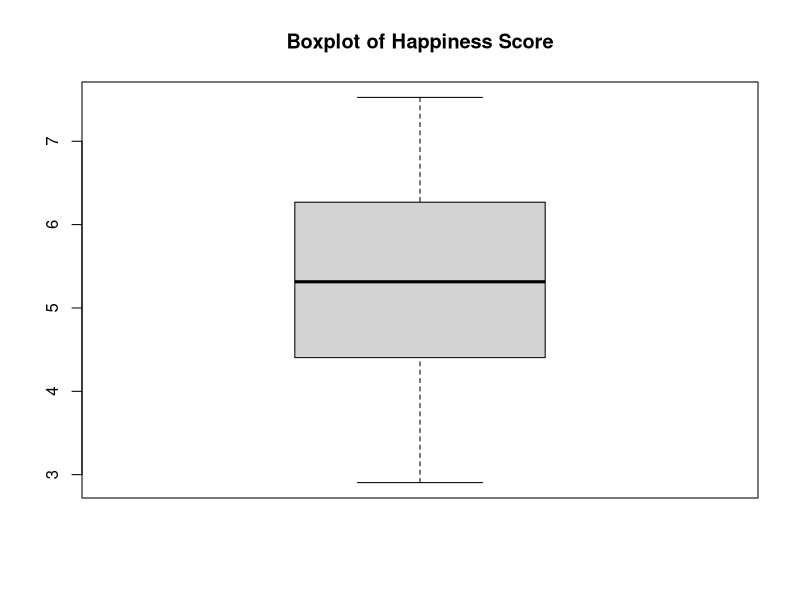
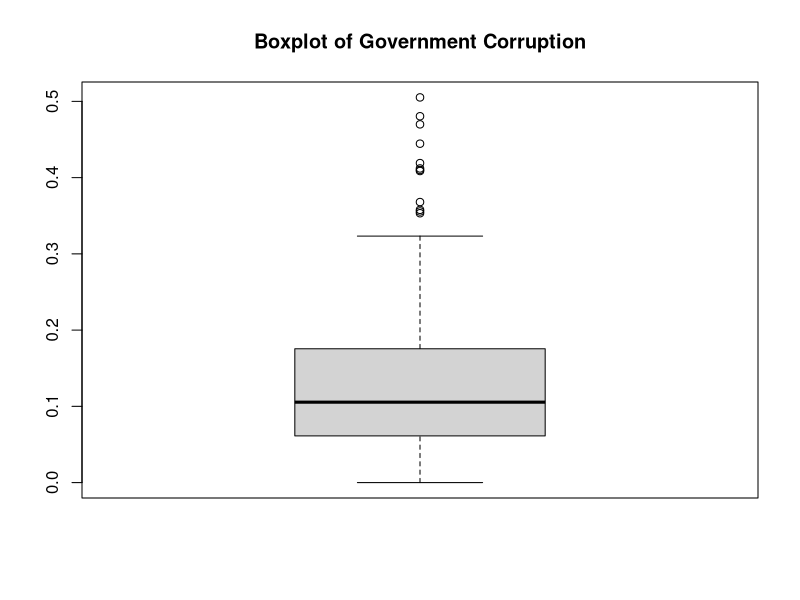
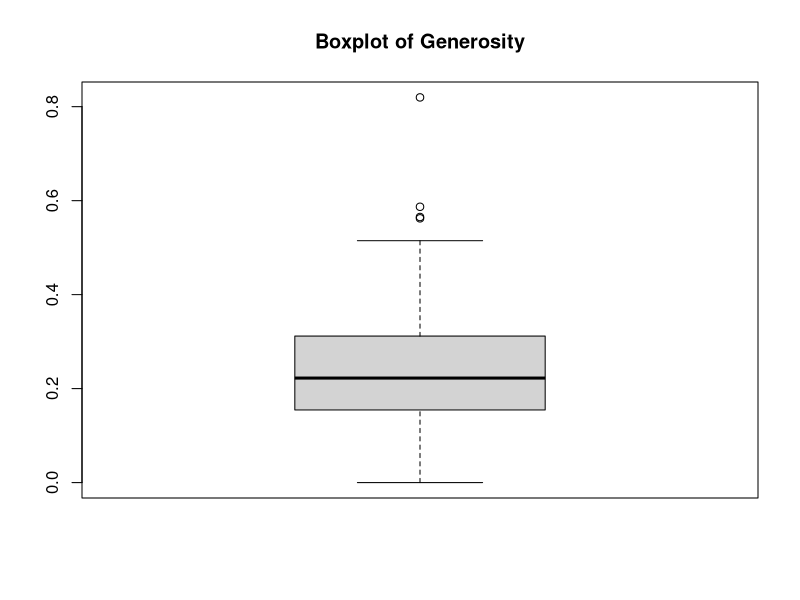
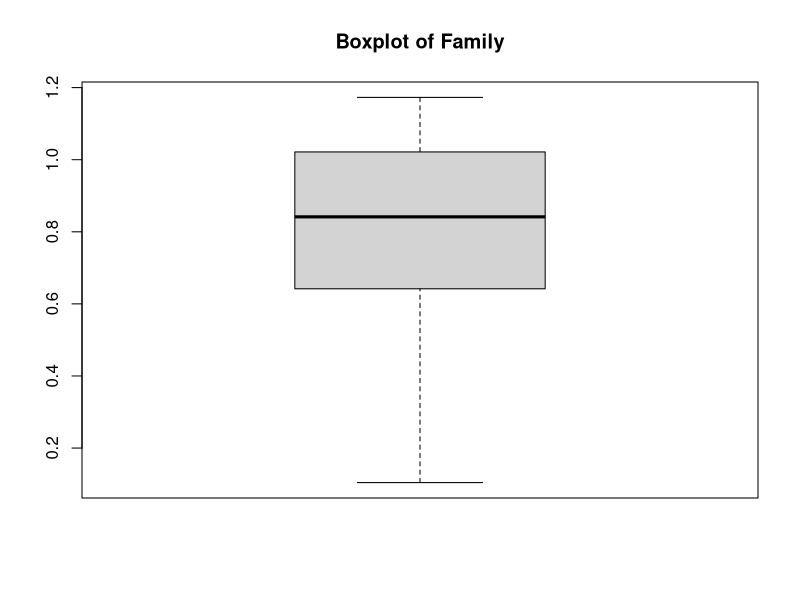
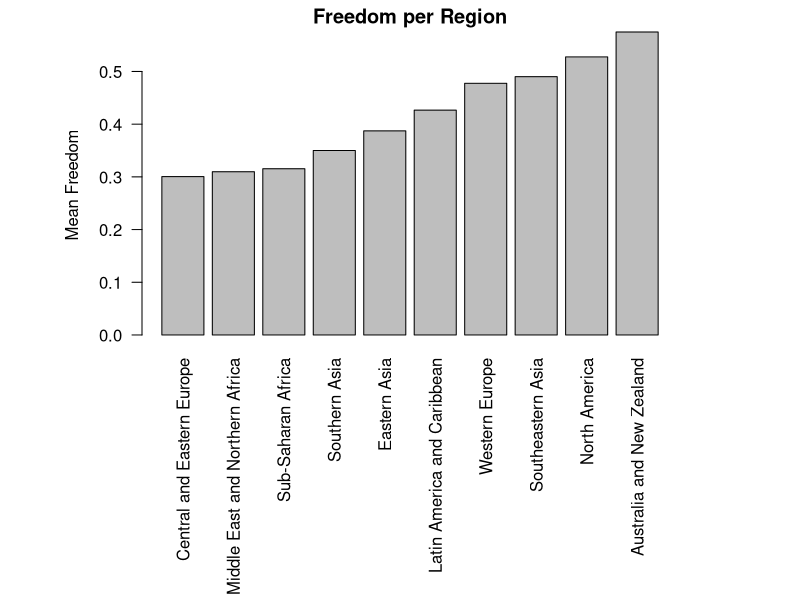

The R source for these figures, in order:
## ---- chunk 1
knitr::opts_chunk$set(echo = TRUE)
## ---- chunk 2
library(stringr)

# Cargar el paquete ggplot2
library(ggplot2)

# Instalar y cargar el paquete reshape2
# install.packages("reshape2")
library(reshape2)

#install.packages("ranger")
#install.packages("VIM")
library(VIM)

# Cargamos el paquete dplyr
library(dplyr)

#install.packages("robustbase")
library(robustbase)

#Cargamos el paquete knitr para hacer tablas
library(knitr)
## ---- chunk 3
#Leer el fichero Happiness.csv
happiness <- read.csv("Happiness.csv")

#Observar los primeros valores del dataframe happiness.
head(happiness)
## ---- chunk 4
#Observar la estructura del fichero "happiness".
str(happiness) 
## ---- chunk 5
#Obtener el tipo de datos de cada variable.
 sapply(happiness, class)
## ---- chunk 6
#Obtenemos el numero de valores unicos de la variable Country, la cual contiene los países.
length(unique(happiness$Country))
## ---- chunk 7
# Cambiamos los nombres de la variables Happiness.Rank, Happiness.Score, GDP.por.Capita, Life.Expectancy, Government.Corruption, Lower.Confidence.Interval y Upper.Confidence.Interval.

names(happiness)[names(happiness) == "Happiness.Rank"] <- "HR"
names(happiness)[names(happiness) == "Happiness.Score"] <- "HS"
names(happiness)[names(happiness) == "GDP.per.Capita"] <- "GpC"
names(happiness)[names(happiness) == "Life.Expectancy"] <- "LE"
names(happiness)[names(happiness) == "Government.Corruption"] <- "GC"
names(happiness)[names(happiness) == "Lower.Confidence.Interval"] <- "LCI"
names(happiness)[names(happiness) == "Upper.Confidence.Interval"] <- "UCI"

print(names(happiness))
## ---- chunk 8
# Variable HS (Happiness.Score)

# Cambiamos el tipo de variable de "character" to "numeric".
happiness$HS <- as.numeric(happiness$HS)

# Obtenemos un resumen de los datos numéricos, incluye los NAs
summary(happiness$HS)

# Revisamos los países que tienen valores nulos en la columna HS. 
happiness[, c("Country", "HS")][is.na(happiness$HS),]

## ---- chunk 9
# Variable GpC (GDP.per.Capita)

# Vemos los valores de la variable GpC.
head(happiness[, c("Country", "GpC")], 10)

## ---- chunk 10
# Eliminamos las comas y puntos de los valores de GpC
happiness$GpC <- gsub(",", "", happiness$GpC)
happiness$GpC <- gsub("\\.", "", happiness$GpC)

# Agregamos un punto después del primer número de GpC
happiness$GpC <- gsub("^(.{1})", "\\1.", happiness$GpC)

# Obtenemos el valor máximo y mínimo de la variable GpC.
min(happiness$GpC)
max(happiness$GpC)

# Revisamos la variable GpC
head(happiness[, c(1,7)])
## ---- chunk 11
# Convertimos la variable GpC de "character" a "numeric".
happiness$GpC <- as.numeric(happiness$GpC)

class(happiness$GpC)

summary(happiness$GpC)
## ---- chunk 12
# Variable Freedom

head(happiness$Freedom)

## ---- chunk 13
# Variable Freedom

# Revisamos la clase de la variable Freedom.
class(happiness$Freedom)

# Revisamos un resumen de los valores importantes de la variable Freedom
summary(happiness$Freedom)

#Revisamos cuantos valores son NA.
sum(is.na(happiness$Freedom))

## ---- chunk 14
head(happiness$Country, 10)
## ---- chunk 15
#Eliminar los espacios de delante y despues de cada valor de la variable
happiness$Country <- sapply(happiness$Country, trimws)

#Colocamos la primera letra en mayúscula. 
happiness$Country <- sapply(happiness$Country, str_to_title)

#Observar los primero y últimos valores de la variable
head(happiness$Country, 10)
## ---- chunk 16
# Vemos las diferentes categorías de la variable Region.
unique(happiness$Region)
## ---- chunk 17
#Eliminar los espacios de delante y despues de cada valor de la variable
happiness$Region <- sapply(happiness$Region, trimws)

#Colocamos solo la primera letra de cada palabra en mayúscula. 
happiness$Region <- sapply(happiness$Region, str_to_title)

#Observarmos las diferentes categorías
unique(happiness$Region)
## ---- chunk 18
# Cambiamos el "And" por "and"
happiness$Region <- gsub("And", "and", happiness$Region)

# Dejamos solo un espacio en blanco entre las palabras
happiness$Region <- gsub("  ", " ", happiness$Region)

# Corregimos “Afrca” por “Africa”.
happiness$Region <- gsub("Afrca", "Africa", happiness$Region)

unique(happiness$Region)
## ---- chunk 19
head(happiness[, c("Country", "HR", "HS")])
## ---- chunk 20
# Colocamos NA en toda la columna HR
happiness$HR <- NA_integer_

#Obtenemos la posición/orden de los valores de la variable HS, ignorando los NAs
rank_HS1 <- rank(happiness$HS, ties.method="first", na.last=NA)

#Invertimos los valores de las posiciones/orden para que el mayor sea el primero y viceversa
reversed_rank_HS1 <- length(happiness$HS[!is.na(happiness$HS)]) + 1 - rank_HS1

#Colocamos los valores de las posiciones en la variable HR, ignorando los NAs
happiness$HR[!is.na(happiness$HS)] <- reversed_rank_HS1

#Imprimimos para visualizar
head(happiness[, c("Country", "HR", "HS")], 10)
## ---- chunk 21
# Obtenemos las filas en donde LCI es mayor a UCI
happiness[happiness$LCI > happiness$UCI, c("Country", "HS", "LCI", "UCI")]

# Para intercambiar los valores de LCI a UCI y viceversa, guardamos LCI en una variable temporal.
temp_LCI <- happiness[happiness$LCI > happiness$UCI, "LCI"]

# Colocamos los valores erroneos de UCI en la columna de LCI
happiness[happiness$LCI > happiness$UCI, "LCI"] <- happiness[happiness$LCI > happiness$UCI, "UCI"]

#Colocamos los valores erroneos de LCI, guardada en la variable temporal, en la columna UCI
happiness[happiness$LCI > happiness$UCI, "UCI"] <- temp_LCI

# Obtenemos las filas en donde LCI es mayor que UCI.
happiness[happiness$LCI > happiness$UCI, c("Country", "HS", "LCI", "UCI")]

## ---- chunk 22
#Creamos boxplots de la variable HS
boxplot(happiness$HS, main="Boxplot of Happiness Score")
boxplot.stats(happiness$HS)
summary(happiness$HS)
## ---- chunk 23
#Creamos boxplots de la variable GC
boxplot(happiness$GC, main="Boxplot of Government Corruption")

#Vemos los valores importantes del boxplot
boxplot.stats(happiness$GC)

#Vemos las estadísticas más importantes para complementar los valores anteriores.
summary(happiness$GC)
## ---- chunk 24
happiness[happiness$GC > 0.32331, c("Country", "GC")]
## ---- chunk 25
#Creamos boxplots de la variable Generosity
boxplot(happiness$Generosity, main="Boxplot of Generosity")
boxplot.stats(happiness$Generosity)
summary(happiness$Generosity)
## ---- chunk 26
happiness[happiness$Generosity > 0.51479, c("Country", "Generosity")]
## ---- chunk 27
#Creamos boxplots de la variable Family
boxplot(happiness$Family, main="Boxplot of Family")

# Revisamos los valores del boxplot
boxplot.stats(happiness$Family)

# Complementamos los datos anteriores con el del resumen estadístico.
summary(happiness$Family)
## ---- chunk 28

#Obtenemos la fila con el valor 0 en la variable Family, ignorando los NAs.
happiness[complete.cases(happiness$Family) & happiness$Family==0, c("Country", "Family" )]

## ---- chunk 29
# Sustituimos el valor atípico y anómalo de la variable Family por un NA.
happiness[complete.cases(happiness$Family) & happiness$Family==0, "Family"] <- NA

# Observamos el nuevo valor de Family para el país de Togo.
happiness[happiness$Country == "Togo", c("Country", "Family")]
## ---- chunk 30
str(happiness)
## ---- chunk 31
# Observamos las variable numéricas del dataset que contienen algunos valores nulos
head(happiness[, c("HS", "LCI", "UCI", "GpC", "Family", "LE", "Freedom", "GC", "Generosity")])

# Obtenemos el numero de valores nulos por variable.
colSums(is.na(happiness[, c("HS", "LCI", "UCI", "GpC", "Family", "LE", "Freedom", "GC", "Generosity")]))

# Observamos los países que tienen valores NA en las variables numéricas.
happiness[is.na(happiness$HS) | is.na(happiness$Family), c("Country", "HS", "Family")]
## ---- chunk 32
# Imputamos en los valores nulos los resultados de aplicar la funcion kNN.
happiness[, c("HS", "LCI", "UCI", "GpC", "Family", "LE", "Freedom", "GC", "Generosity")] <- kNN(happiness[, c("HS", "LCI", "UCI", "GpC", "Family", "LE", "Freedom", "GC", "Generosity")], k = 11)

# Observamos el dataset actualizado con los datos imputados
head(happiness[, c("HS", "LCI", "UCI", "GpC", "Family", "LE", "Freedom", "GC", "Generosity")])

# Contamos de nuevo los valores nulos de cada variable numérica
colSums(is.na(happiness[, c("HS", "LCI", "UCI", "GpC", "Family", "LE", "Freedom", "GC", "Generosity")]))
## ---- chunk 33
# Colocamos NA en toda la columna HR
happiness$HR <- NA_integer_

#Obtenemos la posición/orden de los valores de la variable HS
rank_HS2 <- rank(happiness$HS, ties.method="first")

#Invertimos los valores de las posiciones/orden para que el mayor sea el primero y viceversa
reversed_rank_HS2 <- length(happiness$HS) + 1 - rank_HS2

#Colocamos los valores de las posiciones en la variable HR
happiness[, "HR"] <- reversed_rank_HS2

#Imprimimos para visualizar
head(happiness[, c("Country", "HR", "HS")], 10)
## ---- chunk 34
str(happiness)
## ---- chunk 35
# Obtenemos la media de cada Region
df_Region_Freedom <- happiness[, c("Region", "Freedom")] %>% group_by(Region) %>% summarize(mean_freedom=mean(Freedom))

df_Region_Freedom <- df_Region_Freedom[order(df_Region_Freedom$mean_freedom),]

df_Region_Freedom
## ---- chunk 36
# Establecemos las medidas de los margenes del barplot.
par(mar=c(13, 7, 1.5, 6) + 0.1)

# Creamos el barplot
barplot(df_Region_Freedom$mean_freedom, names.arg=df_Region_Freedom$Region, ylab="Mean Freedom", main="Freedom per Region", las=2)
## ---- chunk 37
# Obtenemos las medidas de tendencia central robustas y no robustas

#MEAN
happiness_mean <- colMeans(happiness[, c("HS", "LCI", "UCI", "GpC", "Family", "LE", "Freedom", "GC", "Generosity")])

#MEDIAN
happiness_median <- apply(happiness[, c("HS", "LCI", "UCI", "GpC", "Family", "LE", "Freedom", "GC", "Generosity")], 2, median)

#TRIMMED MEAN
happiness_trimmed_mean <- apply(happiness[, c("HS", "LCI", "UCI", "GpC", "Family", "LE", "Freedom", "GC", "Generosity")], 2,function(x) median(x, trim=0.05))

#apply(happiness[, c("HS", "LCI", "UCI", "GpC", "Family", "LE", "Freedom", "GC", "Generosity")], 2, function(x) winsor.mean(x, trim=0.05))

# Creamos un dataframe con las medidas de tendencia central para cada variable.
df_central_tendency <- data.frame(mean=happiness_mean, median=happiness_median, trimmed_mean=happiness_trimmed_mean)
## ---- chunk 38
# Creamos una tabla con las medidas de tendencia central para cada variable.
kable(df_central_tendency)
## ---- chunk 39
# Obtenemos las medidas de dispersión de las variables numéricas

#STANDARD DEVIATION
happiness_sd <- apply(happiness[, c("HS", "LCI", "UCI", "GpC", "Family", "LE", "Freedom", "GC", "Generosity")], 2, sd)

#INTER-QUANTILE RANGE
happiness_IQR <- apply(happiness[, c("HS", "LCI", "UCI", "GpC", "Family", "LE", "Freedom", "GC", "Generosity")], 2, IQR)

#MEDIAN ABSOLUTE DEVIATION - Desviación absoluta respecto de la mediana (DAM)
happiness_DAM <- apply(happiness[, c("HS", "LCI", "UCI", "GpC", "Family", "LE", "Freedom", "GC", "Generosity")], 2, mad)

#Creamos un dataframe con las medidas de dispersión.
df_dispersion <- data.frame(desviacion_estandar=happiness_sd, rango_intercuartilico=happiness_IQR, desviacion_absoluta=happiness_DAM )

#Creamos una tabla con el dataframe recién creado.
kable(df_dispersion)
## ---- chunk 40
write.csv(happiness, "MartinezErika_Happiness_clean.csv", row.names=FALSE)
## ---- chunk 41
df_informe <- data.frame( 
  Inicio = c("157 obervaciones, 12 variables, 4 variables cualitativas (chr) y 8 variable cuantitativas (1 int y 7 num)", ""),
  Paso2 = c("2. NORMALIZACION DE LAS VARIABLES CUANTITATIVAS", ""),
  Paso2.1 = c("Cambiamos el nombre de algunas variables. De Happiness.Rank a HR, de Happiness.Score a HS, de GDP.por.Capita a GpC, de Life.Expectancy a LE, de Government.Corruption a GC, de Lower.Confidence.Interval a LCI, de Upper.Confidence.Interval a UCI.", ""),
  Paso2.2 = c("Cambiamos Happiness.Score de tipo de variable character a numeric.", ""),
  Paso2.3 = c("Eliminamos las comas y puntos de los valores de GpC (Esta es una variable cualitativa por el momento)", ""),
  Paso2.4 = c("Agregamos un punto después del primer número de GpC, así los valores van del 0 al 1.8.", ""), 
  Paso2.5 = c("Convertimos la variable GpC de character a numeric.", ""),
  Paso2.6 = c("Eliminamos los espacios de delante y después de cada país de la variable Country.", ""),
  Paso2.7 = c("Cambiamos la primera letra de todas las palabras de cada país de minúscula a mayúscula.", ""),
  Paso3 = c("3. NORMALIZACION DE LAS VARIABLES CUALITATIVAS", ""),
  Paso3.1 = c("Eliminamos los espacios de delante y después de cada valor de la variable Region.", ""),
  Paso3.2 = c("Cambiamos la primera letra de todas las palabras de cada región de minúscula a mayúscula.", ""),
  Paso3.3. = c("Cambiamos el And por and.", "Australia And New Zealand, Latin America And Caribbean, Central And Eastern Europe, Middle East And Northern Africa"),
  Paso3.4 = c("Dejamos solo un espacio en blanco entre las palabras.", "Middle East And Northern  Afrca"),
  Paso3.5 = c("Corregimos Afrca por “Africa.", "Middle East And Northern  Afrca, Sub-Saharan  Afrca"),
  Paso4 = c("4. ESTUDIO DE LA INCONSISTENCIA ENTRE LAS VARIABLES", ""),
  Paso4.1. = c("Basándonos en los valores de HS, colocamos los valores correspondientes de HR. Así que creamos una secuencia acorde a los valores de HS, evitando los valores NAs de esta variable.", ""),
  Paso4.2 = c("Obtenemos las 12 filas en donde incorrectamente LCI es mayor a UCI.", "Australia, Mexico, Slovakia, El Salvador, Russia, Belarus, Paraguay, Montenegro, Sri Lanka, Egypt, Zimbabwe, Sudan"),
  Paso4.3 = c("Para intercambiar los valores incorrectos de LCI a UCI y viceversa, guardamos LCI en una variable temporal.", ""),
  Paso4.4 = c("Colocamos los valores erróneos de UCI en la columna de LCI.", ""),
  Paso4.5 = c("Colocamos los valores erróneos de LCI, guardada en la variable temporal, en la columna UCI.", ""),
  Paso5 = c("5. VALORES ATÍPICOS", ""),
  Paso5.1 = c("Revisamos las variables HS, GC, Generosity y Family for valores atípicos y anómalos.", ""),
  Paso5.2 = c("Basado en la información que tenemos, decidimos que las variables HS, GC, Generosity tiene valores atípicos, pero no anómalos que necesiten ser cambiados.", ""),
  Paso5.3 = c("La variable Family tiene un único valor atípico de 0, perteneciente al país de Togo. Este es un valor anómalo que decidimos cambiarlos por NA.", "Togo"),
  Paso6 = c("6. IMPUTACIÓN DE VALORES", ""),
  Paso6.1 = c("Existen 20 países que tienen valores NA en alguna de sus variables cuantitativas. Existen 15 países con NA en la variable HS y 6 países con NA en la variable Family.", "Switzerland, Iceland, Netherlands, Australia, Czech Republic, Malta, Taiwan, Qatar, Venezuela, Nicaragua, Belize, Bolivia, Belarus, Estonia, Cameroon, Sri Lanka, Armenia, Cambodia, Togo, Syria."),
  Paso6.2 = c("Imputamos en los valores NA los resultados de aplicar la función kNN con 11 vecinos y la distancia Gower, que en este caso es el default.", ""),
  Paso6.3 = c("Creamos la secuencia adecuada de numeros enteros en HR basados en los valores actualizados de HS.", ""),
  Final = c("157 obervaciones, 12 variables, 2 variables cualitativas (chr) y 10 variable cuantitativas (1 int y 9 num)", "")
  )

#Transponemos el dataframe
df_informe_t = t(df_informe)

#Creamos una tabla
kable(df_informe_t, col.names = c("Descripción", "Observaciones"))
## ---- chunk 42
summary(happiness)
